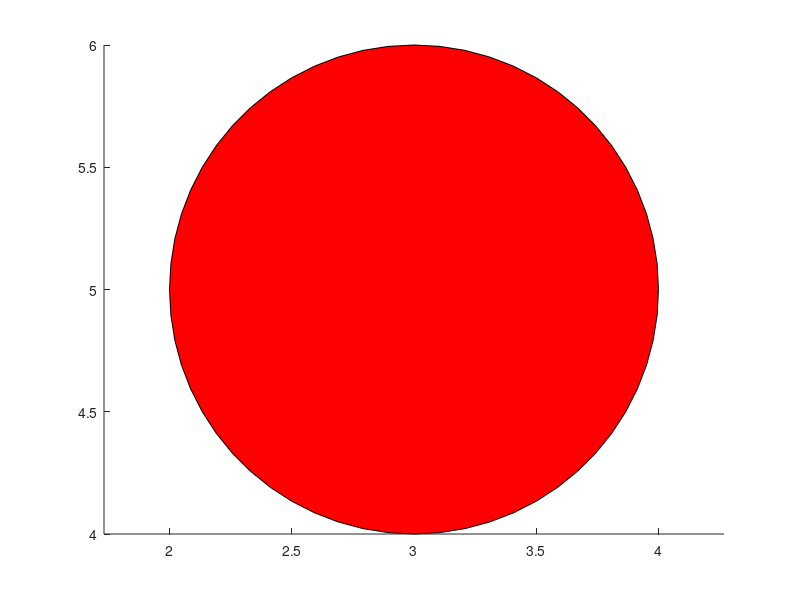

Source code (MATLAB):
a=figure('color','w');
pos=[2 4 2 2]
h=rectangle('Position',pos,'curvature',[1 1]);
set(h,'facecolor','red');
axis equal
